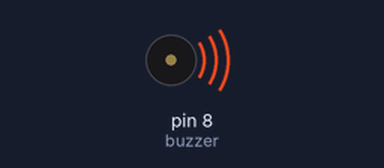
This sketch was run on a simulated Arduino Uno, built with avr-gcc and run on an emulated ATmega328P. Shown: buzzer (waves = sounding).

Above: at 0.15 s.
At 6.62 s:
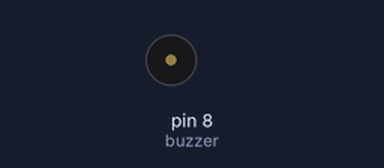
Timing chart, 0 to 6.9 s (numbered marks = the images above):
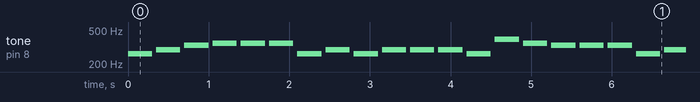

The sketch:

Buzzer.ino
```cpp
// C++ code
//

static int buzzer = 8;

int notas[] = {262, 294, 330, 349, 392};

int melodia[] = {
  0, 1, 2, 3, 3, 3,
  0, 1, 0, 1, 1, 1,
  0, 4, 3, 2, 2, 2,
  0, 1, 2, 3, 3, 3
};

int duracaoNotas = 300;

void setup()
{
  pinMode(buzzer, OUTPUT);
  Serial.begin(9600);
}

void loop()
{
  for (int i = 0; i < 24; i++) {
    tone(buzzer, notas[melodia[i]], duracaoNotas);
    delay(duracaoNotas + 50);
  }
  noTone(8);
  delay(2000);
}
```

Measured:
- by itself, tone on pin 8 (buzzer): plays 262 Hz for 0.30 s, 294 Hz for 0.30 s, 330 Hz for 0.30 s, 349 Hz for 0.30 s, 349 Hz for 0.30 s, 349 Hz for 0.30 s … (303 notes in this stretch)
